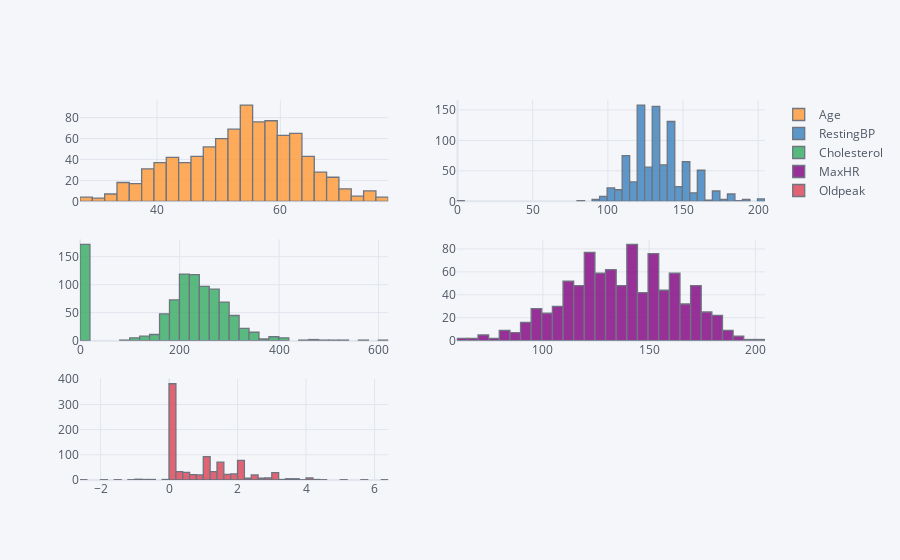

This figure's notebook cell:
### Code cell
from plotly.subplots import make_subplots
from plotly.offline import download_plotlyjs, plot, iplot
import plotly.figure_factory as ff
import cufflinks as cf
cf.go_offline()
cf.set_config_file(offline=False, world_readable=True)

heart_data[numeric_col].iplot(kind='histogram',subplots=True)

### Figure 1 — Plotly figure (JSON) as saved in the notebook; plotly's stock layout.template omitted (floating-point values rounded to 4 significant figures; data arrays with more than 128 entries replaced by an {"elided": "..."} marker saying what was removed)
{"data": [{"histfunc": "count", "histnorm": "", "marker": {"color": "rgba(255, 153, 51, 1.0)", "line": {"color": "#4D5663", "width": 1.3}}, "name": "Age", "opacity": 0.8, "orientation": "v", "type": "histogram", "x": {"elided": "918 int values"}, "xaxis": "x", "yaxis": "y"}, {"histfunc": "count", "histnorm": "", "marker": {"color": "rgba(55, 128, 191, 1.0)", "line": {"color": "#4D5663", "width": 1.3}}, "name": "RestingBP", "opacity": 0.8, "orientation": "v", "type": "histogram", "x": {"elided": "918 int values"}, "xaxis": "x2", "yaxis": "y2"}, {"histfunc": "count", "histnorm": "", "marker": {"color": "rgba(50, 171, 96, 1.0)", "line": {"color": "#4D5663", "width": 1.3}}, "name": "Cholesterol", "opacity": 0.8, "orientation": "v", "type": "histogram", "x": {"elided": "918 int values"}, "xaxis": "x3", "yaxis": "y3"}, {"histfunc": "count", "histnorm": "", "marker": {"color": "rgba(128, 0, 128, 1.0)", "line": {"color": "#4D5663", "width": 1.3}}, "name": "MaxHR", "opacity": 0.8, "orientation": "v", "type": "histogram", "x": {"elided": "918 int values"}, "xaxis": "x4", "yaxis": "y4"}, {"histfunc": "count", "histnorm": "", "marker": {"color": "rgba(219, 64, 82, 1.0)", "line": {"color": "#4D5663", "width": 1.3}}, "name": "Oldpeak", "opacity": 0.8, "orientation": "v", "type": "histogram", "x": {"elided": "918 float values"}, "xaxis": "x5", "yaxis": "y5"}], "layout": {"barmode": "overlay", "legend": {"bgcolor": "#F5F6F9", "font": {"color": "#4D5663"}}, "paper_bgcolor": "#F5F6F9", "plot_bgcolor": "#F5F6F9", "title": {"font": {"color": "#4D5663"}}, "xaxis": {"anchor": "y", "domain": [0, 0.45], "gridcolor": "#E1E5ED", "showgrid": true, "tickfont": {"color": "#4D5663"}, "title": {"font": {"color": "#4D5663"}, "text": ""}, "zerolinecolor": "#E1E5ED"}, "xaxis2": {"anchor": "y2", "domain": [0.55, 1], "gridcolor": "#E1E5ED", "showgrid": true, "tickfont": {"color": "#4D5663"}, "title": {"font": {"color": "#4D5663"}, "text": ""}, "zerolinecolor": "#E1E5ED"}, "xaxis3": {"anchor": "y3", "domain": [0, 0.45], "gridcolor": "#E1E5ED", "showgrid": true, "tickfont": {"color": "#4D5663"}, "title": {"font": {"color": "#4D5663"}, "text": ""}, "zerolinecolor": "#E1E5ED"}, "xaxis4": {"anchor": "y4", "domain": [0.55, 1], "gridcolor": "#E1E5ED", "showgrid": true, "tickfont": {"color": "#4D5663"}, "title": {"font": {"color": "#4D5663"}, "text": ""}, "zerolinecolor": "#E1E5ED"}, "xaxis5": {"anchor": "y5", "domain": [0, 0.45], "gridcolor": "#E1E5ED", "showgrid": true, "tickfont": {"color": "#4D5663"}, "title": {"font": {"color": "#4D5663"}, "text": ""}, "zerolinecolor": "#E1E5ED"}, "yaxis": {"anchor": "x", "domain": [0.7333, 1], "gridcolor": "#E1E5ED", "showgrid": true, "tickfont": {"color": "#4D5663"}, "title": {"font": {"color": "#4D5663"}, "text": ""}, "zerolinecolor": "#E1E5ED"}, "yaxis2": {"anchor": "x2", "domain": [0.7333, 1], "gridcolor": "#E1E5ED", "showgrid": true, "tickfont": {"color": "#4D5663"}, "title": {"font": {"color": "#4D5663"}, "text": ""}, "zerolinecolor": "#E1E5ED"}, "yaxis3": {"anchor": "x3", "domain": [0.3667, 0.6333], "gridcolor": "#E1E5ED", "showgrid": true, "tickfont": {"color": "#4D5663"}, "title": {"font": {"color": "#4D5663"}, "text": ""}, "zerolinecolor": "#E1E5ED"}, "yaxis4": {"anchor": "x4", "domain": [0.3667, 0.6333], "gridcolor": "#E1E5ED", "showgrid": true, "tickfont": {"color": "#4D5663"}, "title": {"font": {"color": "#4D5663"}, "text": ""}, "zerolinecolor": "#E1E5ED"}, "yaxis5": {"anchor": "x5", "domain": [0, 0.2667], "gridcolor": "#E1E5ED", "showgrid": true, "tickfont": {"color": "#4D5663"}, "title": {"font": {"color": "#4D5663"}, "text": ""}, "zerolinecolor": "#E1E5ED"}}}
